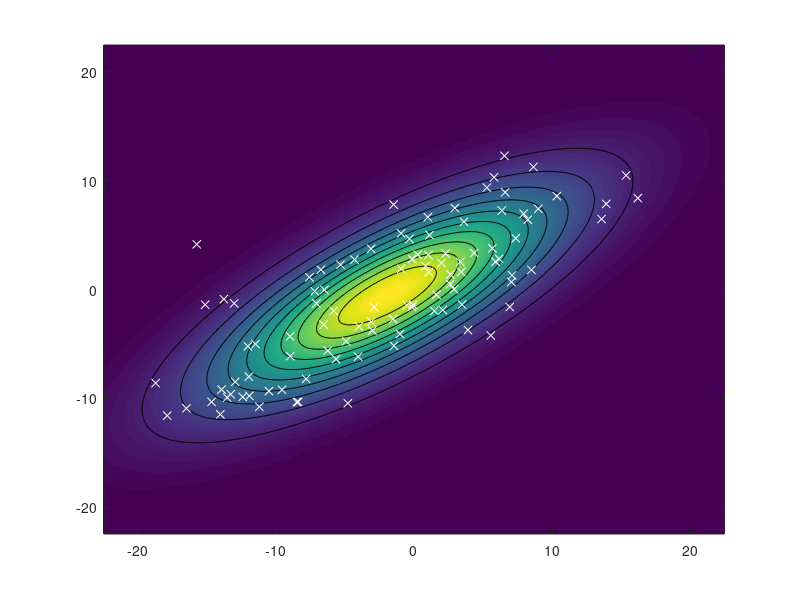

The MATLAB script that drew this image:
clear all;
n_sp=100;
lt=[3 7; 5 2];
sp=[randn(1,n_sp);randn(1,n_sp)];
sp=lt*sp;
M=sum(sp,2)./n_sp;
C=cov(sp(1,:),sp(2,:));
x=linspace(-max(abs(sp(:)))*1.2,max(abs(sp(:)))*1.2,350);
y=linspace(-max(abs(sp(:)))*1.2,max(abs(sp(:)))*1.2,350);
[X,Y]=meshgrid(x,y);
for p=1:length(x)
    for q=1:length(y)
        Z(q,p)=exp((-1/2)*([x(p) ; y(q)]-M).'*inv(C)*([x(p) ; y(q)]-M))/sqrt((2*pi)^2*det(C));
    end
end
imagesc(x,y,Z);
set(gca,'YDir','normal');
hold on;
contour(X,Y,Z,'LineColor', 'k');
plot(sp(1,:),sp(2,:),'x','color','w');